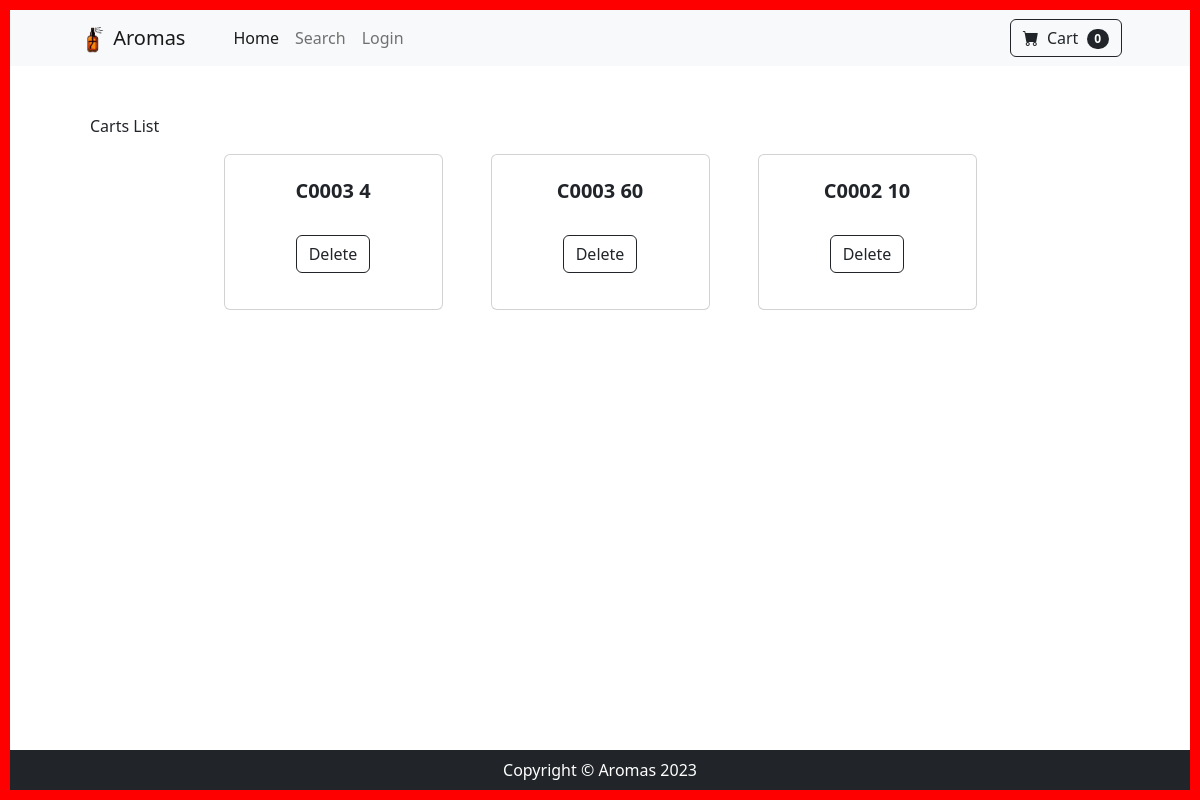
The page /cartsListView/ on the database its author committed.
### AppAromas/models.py (models this page shows, shortened)
class Carts(models.Model):
    product = models.CharField(max_length=5) # Iria el codigo del producto.
    qty = models.IntegerField() # Cantidad del producto
    user = models.ForeignKey(User, blank=True, null=True, on_delete=models.CASCADE)

### AppAromas/views.py (the view)
# urls.py: path('cartsListView/', views.cartsListView.as_view(), name="cartsListView"),
class cartsListView(ListView):
    model = Carts
    template_name = "AppAromas/carts_list.html"

### AppAromas/templates/AppAromas/carts_list.html (shortened to what this page needs)
{% extends 'AppAromas/padre.html' %}
{% block main %}
<div class="container px-4 px-lg-5 mt-5">
    <p>Carts List</p>
    <div class="row gx-4 gx-lg-5 row-cols-2 row-cols-md-3 row-cols-xl-4 justify-content-center">
        {% for cart in object_list %}
        <div class="col mb-5">
            <div class="card h-100">
                <div class="card-body p-4">
                    <div class="text-center">
                        <h5 class="fw-bolder">{{cart.product}} {{cart.qty}}</h5>
                    </div>
                </div>
                <div class="card-footer p-4 pt-0 border-top-0 bg-transparent">
                    <div class="d-flex justify-content-center small text-warning mb-2">
                        <a class="btn m-1 btn-outline-dark mt-auto" href="{% url 'CartsDeleteView' cart.id %}">Delete</a>
                    </div>
                </div>
            </div>
        </div>
        {% endfor %}
        <br>
    </div>
</div>
{% endblock main %}

### rows shown on the page
Carts: product "C0003", qty "4"
Carts: product "C0003", qty "60"
Carts: product "C0002", qty "10"
